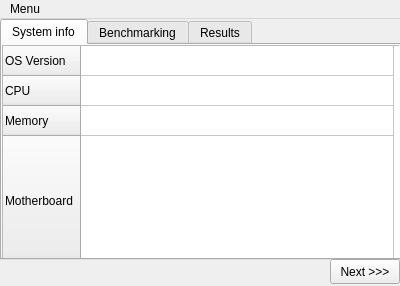
<?xml version="1.0" encoding="UTF-8"?>
<ui version="4.0">
 <author>FI-73</author>
 <class>MainWindow</class>
 <widget class="QMainWindow" name="MainWindow">
  <property name="geometry">
   <rect>
    <x>0</x>
    <y>0</y>
    <width>400</width>
    <height>286</height>
   </rect>
  </property>
  <property name="sizePolicy">
   <sizepolicy hsizetype="Fixed" vsizetype="Fixed">
    <horstretch>0</horstretch>
    <verstretch>0</verstretch>
   </sizepolicy>
  </property>
  <property name="minimumSize">
   <size>
    <width>400</width>
    <height>286</height>
   </size>
  </property>
  <property name="maximumSize">
   <size>
    <width>400</width>
    <height>286</height>
   </size>
  </property>
  <property name="windowTitle">
   <string>FiztehMark</string>
  </property>
  <widget class="QWidget" name="centralWidget">
   <widget class="QTabWidget" name="tabWidget">
    <property name="geometry">
     <rect>
      <x>0</x>
      <y>0</y>
      <width>401</width>
      <height>241</height>
     </rect>
    </property>
    <property name="currentIndex">
     <number>0</number>
    </property>
    <widget class="QWidget" name="sysInfoTab">
     <attribute name="title">
      <string>System info</string>
     </attribute>
     <widget class="QTableWidget" name="tableWidget">
      <property name="geometry">
       <rect>
        <x>0</x>
        <y>0</y>
        <width>401</width>
        <height>221</height>
       </rect>
      </property>
      <property name="selectionMode">
       <enum>QAbstractItemView::NoSelection</enum>
      </property>
      <property name="selectionBehavior">
       <enum>QAbstractItemView::SelectRows</enum>
      </property>
      <property name="textElideMode">
       <enum>Qt::ElideRight</enum>
      </property>
      <attribute name="horizontalHeaderVisible">
       <bool>false</bool>
      </attribute>
      <attribute name="horizontalHeaderDefaultSectionSize">
       <number>313</number>
      </attribute>
      <attribute name="verticalHeaderMinimumSectionSize">
       <number>30</number>
      </attribute>
      <attribute name="verticalHeaderStretchLastSection">
       <bool>true</bool>
      </attribute>
      <row>
       <property name="text">
        <string>OS Version</string>
       </property>
      </row>
      <row>
       <property name="text">
        <string>CPU</string>
       </property>
      </row>
      <row>
       <property name="text">
        <string>Memory</string>
       </property>
      </row>
      <row>
       <property name="text">
        <string>Motherboard</string>
       </property>
      </row>
      <column>
       <property name="text">
        <string>Info</string>
       </property>
       <property name="textAlignment">
        <set>AlignLeft|AlignTop</set>
       </property>
      </column>
      <item row="0" column="0">
       <property name="text">
        <string/>
       </property>
       <property name="flags">
        <set>ItemIsDragEnabled|ItemIsEnabled</set>
       </property>
      </item>
      <item row="1" column="0">
       <property name="text">
        <string/>
       </property>
       <property name="flags">
        <set>ItemIsDragEnabled|ItemIsEnabled</set>
       </property>
      </item>
      <item row="2" column="0">
       <property name="text">
        <string/>
       </property>
       <property name="flags">
        <set>ItemIsDragEnabled|ItemIsEnabled</set>
       </property>
      </item>
      <item row="3" column="0">
       <property name="text">
        <string/>
       </property>
       <property name="flags">
        <set>ItemIsDragEnabled|ItemIsEnabled</set>
       </property>
      </item>
     </widget>
    </widget>
    <widget class="QWidget" name="benchMarkTab">
     <attribute name="title">
      <string>Benchmarking</string>
     </attribute>
     <widget class="QLabel" name="label">
      <property name="geometry">
       <rect>
        <x>10</x>
        <y>10</y>
        <width>371</width>
        <height>51</height>
       </rect>
      </property>
      <property name="text">
       <string>Note: to get more accurate benchmark results, please, close all running applications (including antivirus software). During the benchmark, your computer can freese for a while, so, please, wait a few minutes until it will be finished</string>
      </property>
      <property name="alignment">
       <set>Qt::AlignLeading|Qt::AlignLeft|Qt::AlignTop</set>
      </property>
      <property name="wordWrap">
       <bool>true</bool>
      </property>
     </widget>
     <widget class="QCommandLinkButton" name="runBenchmark">
      <property name="geometry">
       <rect>
        <x>110</x>
        <y>160</y>
        <width>172</width>
        <height>41</height>
       </rect>
      </property>
      <property name="text">
       <string>Run benchmark</string>
      </property>
     </widget>
    </widget>
    <widget class="QWidget" name="resultsTab">
     <attribute name="title">
      <string>Results</string>
     </attribute>
     <widget class="QLCDNumber" name="lcdNumber">
      <property name="geometry">
       <rect>
        <x>50</x>
        <y>40</y>
        <width>293</width>
        <height>41</height>
       </rect>
      </property>
      <property name="frameShape">
       <enum>QFrame::Panel</enum>
      </property>
      <property name="frameShadow">
       <enum>QFrame::Plain</enum>
      </property>
      <property name="smallDecimalPoint">
       <bool>false</bool>
      </property>
      <property name="numDigits">
       <number>5</number>
      </property>
      <property name="digitCount">
       <number>5</number>
      </property>
      <property name="segmentStyle">
       <enum>QLCDNumber::Flat</enum>
      </property>
      <property name="intValue" stdset="0">
       <number>0</number>
      </property>
     </widget>
     <widget class="QLabel" name="label_2">
      <property name="geometry">
       <rect>
        <x>50</x>
        <y>10</y>
        <width>291</width>
        <height>21</height>
       </rect>
      </property>
      <property name="text">
       <string>Benchmark overall score</string>
      </property>
      <property name="alignment">
       <set>Qt::AlignCenter</set>
      </property>
     </widget>
     <widget class="QLabel" name="label_3">
      <property name="geometry">
       <rect>
        <x>50</x>
        <y>90</y>
        <width>291</width>
        <height>21</height>
       </rect>
      </property>
      <property name="text">
       <string>Individual test score</string>
      </property>
      <property name="alignment">
       <set>Qt::AlignCenter</set>
      </property>
     </widget>
     <widget class="QTableWidget" name="testScores">
      <property name="geometry">
       <rect>
        <x>50</x>
        <y>120</y>
        <width>291</width>
        <height>81</height>
       </rect>
      </property>
      <property name="selectionBehavior">
       <enum>QAbstractItemView::SelectRows</enum>
      </property>
      <property name="showGrid">
       <bool>true</bool>
      </property>
      <property name="gridStyle">
       <enum>Qt::SolidLine</enum>
      </property>
      <attribute name="horizontalHeaderDefaultSectionSize">
       <number>120</number>
      </attribute>
      <attribute name="horizontalHeaderHighlightSections">
       <bool>true</bool>
      </attribute>
      <attribute name="horizontalHeaderMinimumSectionSize">
       <number>80</number>
      </attribute>
      <attribute name="horizontalHeaderShowSortIndicator" stdset="0">
       <bool>false</bool>
      </attribute>
      <attribute name="horizontalHeaderStretchLastSection">
       <bool>true</bool>
      </attribute>
      <attribute name="verticalHeaderVisible">
       <bool>false</bool>
      </attribute>
      <attribute name="verticalHeaderDefaultSectionSize">
       <number>20</number>
      </attribute>
      <attribute name="verticalHeaderMinimumSectionSize">
       <number>20</number>
      </attribute>
      <row>
       <property name="text">
        <string>Test 1</string>
       </property>
      </row>
      <column>
       <property name="text">
        <string>Test name</string>
       </property>
      </column>
      <column>
       <property name="text">
        <string>Score</string>
       </property>
      </column>
      <item row="0" column="0">
       <property name="text">
        <string>MemCpyTest</string>
       </property>
       <property name="flags">
        <set>ItemIsDragEnabled|ItemIsEnabled</set>
       </property>
      </item>
      <item row="0" column="1">
       <property name="text">
        <string/>
       </property>
       <property name="flags">
        <set>ItemIsDragEnabled|ItemIsEnabled</set>
       </property>
      </item>
     </widget>
    </widget>
   </widget>
   <widget class="QPushButton" name="nextButton">
    <property name="geometry">
     <rect>
      <x>330</x>
      <y>240</y>
      <width>70</width>
      <height>25</height>
     </rect>
    </property>
    <property name="text">
     <string>Next &gt;&gt;&gt;</string>
    </property>
   </widget>
  </widget>
  <widget class="QMenuBar" name="menuBar">
   <property name="geometry">
    <rect>
     <x>0</x>
     <y>0</y>
     <width>400</width>
     <height>21</height>
    </rect>
   </property>
   <widget class="QMenu" name="menuMenu">
    <property name="title">
     <string>Menu</string>
    </property>
    <addaction name="actionAbout"/>
    <addaction name="separator"/>
    <addaction name="actionQuit"/>
   </widget>
   <addaction name="menuMenu"/>
  </widget>
  <action name="actionAbout">
   <property name="text">
    <string>About</string>
   </property>
  </action>
  <action name="actionQuit">
   <property name="text">
    <string>Quit</string>
   </property>
  </action>
 </widget>
 <layoutdefault spacing="6" margin="11"/>
 <resources/>
 <connections/>
</ui>
